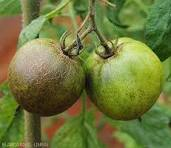
#> input picture data/images/acariose_bronzée/img_001.jpeg, 171 x 148 px; its folder holds only this picture in this run
$ python augment_images.py
#> lines starting #> are read from the running program, lines starting #| are printed output that depends on the picture
#> in process_disease_folder, img is the input picture: PIL image 171x148 RGB; mean R, G, B 111, 120.5, 60.2
"""
Augmentation des 34 images extraites du docx.
Chaque image originale génère ~15 variantes → ~500 images total.
Utilise uniquement Pillow + numpy (pas de dépendances supplémentaires).
"""

import os
import random
import numpy as np
from pathlib import Path
from PIL import Image, ImageEnhance, ImageFilter, ImageOps

random.seed(42)
np.random.seed(42)

# ── Chemins ───────────────────────────────────────────────────────────────────
BASE_DIR   = Path(r"c:\Users\Larissa CONSEIGA\agrolaafi\plant-disease")
IMG_DIR    = BASE_DIR / "data" / "images"
AUG_DIR    = BASE_DIR / "data" / "images_augmented"

TARGET_SIZE = (224, 224)   # taille standard MobileNetV2


# ── Transformations ───────────────────────────────────────────────────────────

def resize(img):
    return img.resize(TARGET_SIZE, Image.LANCZOS)
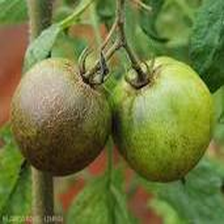
#> returned value: PIL image 224x224 RGB; mean R, G, B 111, 120.5, 60.2

def flip_horizontal(img):
    return ImageOps.mirror(img)

def flip_vertical(img):
    return ImageOps.flip(img)

def rotate(img, angle):
    return img.rotate(angle, expand=False, fillcolor=(0, 0, 0))

def brightness(img, factor):
    return ImageEnhance.Brightness(img).enhance(factor)

def contrast(img, factor):
    return ImageEnhance.Contrast(img).enhance(factor)

def saturation(img, factor):
    return ImageEnhance.Color(img).enhance(factor)

def sharpness(img, factor):
    return ImageEnhance.Sharpness(img).enhance(factor)

def blur(img, radius=1.5):
    return img.filter(ImageFilter.GaussianBlur(radius=radius))

def crop_zoom(img, factor=0.85):
    """Recadrage centré puis redimensionnement — simule un zoom."""
    w, h = img.size
#> w = 224; h = 224
    new_w, new_h = int(w * factor), int(h * factor)
#> new_w = 183; new_h = 183
    left   = (w - new_w) // 2
#> left = 20
    top    = (h - new_h) // 2
#> top = 20
    right  = left + new_w
#> right = 203
    bottom = top  + new_h
#> bottom = 203
    return img.crop((left, top, right, bottom)).resize((w, h), Image.LANCZOS)

def add_noise(img, strength=15):
    arr  = np.array(img).astype(np.int16)
    noise = np.random.randint(-strength, strength, arr.shape, dtype=np.int16)
    arr  = np.clip(arr + noise, 0, 255).astype(np.uint8)
    return Image.fromarray(arr)

def hue_shift(img, shift=20):
    """Décale la teinte de l'image HSV."""
    arr = np.array(img.convert("RGB")).astype(np.float32) / 255.0
    # Conversion RGB → HSV simplifiée via numpy
    r, g, b = arr[:,:,0], arr[:,:,1], arr[:,:,2]
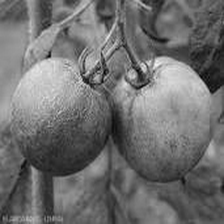
#> r: shape (224, 224) float32; min 0, max 0.949, mean 0.435
    mx  = np.max(arr, axis=2)
    mn  = np.min(arr, axis=2)
    df  = mx - mn + 1e-8
    h   = np.where(mx == r, (g - b) / df % 6,
          np.where(mx == g, (b - r) / df + 2,
                             (r - g) / df + 4)) / 6.0
    h   = (h + shift / 360.0) % 1.0
    with np.errstate(divide="ignore", invalid="ignore"):
        s = np.where(mx == 0, 0, df / mx)
    v   = mx
    # HSV → RGB
    i   = (h * 6).astype(int)
    f   = h * 6 - i
    p, q, t_ = v*(1-s), v*(1-f*s), v*(1-(1-f)*s)
    ri  = i % 6
    r2  = np.choose(ri, [v, q, p, p, t_, v])
    g2  = np.choose(ri, [t_, v, v, q, p, p])
    b2  = np.choose(ri, [p, p, t_, v, v, q])
    rgb = np.stack([r2, g2, b2], axis=2)
    return Image.fromarray((np.clip(rgb, 0, 1) * 255).astype(np.uint8))


# ── Pipeline d'augmentation ───────────────────────────────────────────────────

def augment_pipeline(img):
    """
    Retourne une liste de (suffixe, image_augmentée).
    15 variantes par image originale.
    """
    variants = []

    # 1. Flip horizontal
    variants.append(("flip_h",   flip_horizontal(img)))
    # 2. Flip vertical
    variants.append(("flip_v",   flip_vertical(img)))
    # 3-4. Rotations
    variants.append(("rot_15",   rotate(img,  15)))
    variants.append(("rot_m15",  rotate(img, -15)))
    variants.append(("rot_30",   rotate(img,  30)))
    variants.append(("rot_m30",  rotate(img, -30)))
    # 5-6. Luminosité
    variants.append(("bright_up",  brightness(img, 1.3)))
    variants.append(("bright_dn",  brightness(img, 0.7)))
    # 7-8. Contraste
    variants.append(("contrast_up", contrast(img, 1.4)))
    variants.append(("contrast_dn", contrast(img, 0.7)))
    # 9. Saturation
    variants.append(("sat_up",   saturation(img, 1.5)))
    # 10. Flou
    variants.append(("blur",     blur(img, 1.5)))
    # 11. Zoom
    variants.append(("zoom",     crop_zoom(img, 0.82)))
    # 12. Bruit
    variants.append(("noise",    add_noise(img, 20)))
    # 13. Décalage de teinte
    variants.append(("hue",      hue_shift(img, 25)))

    return variants


# ── Traitement ────────────────────────────────────────────────────────────────

def process_disease_folder(disease_folder: Path, out_base: Path):
    disease_name = disease_folder.name
    out_dir      = out_base / disease_name
    out_dir.mkdir(parents=True, exist_ok=True)

    images = list(disease_folder.glob("*.jpeg")) + list(disease_folder.glob("*.png")) \
           + list(disease_folder.glob("*.jpg"))

    total = 0
    for img_path in images:
        img = Image.open(img_path).convert("RGB")
        img = resize(img)

        # Copie de l'original redimensionné
        stem = img_path.stem
        img.save(out_dir / f"{stem}_orig.jpg", "JPEG", quality=90)
        total += 1

        # Variantes augmentées
        for suffix, aug_img in augment_pipeline(img):
            out_name = f"{stem}_{suffix}.jpg"
            aug_img.save(out_dir / out_name, "JPEG", quality=90)
            total += 1
#> this loop made 15 passes
#> after the loop, total = 16

    return total


def main():
    print("=== Augmentation des images ===\n")

    if not IMG_DIR.exists():
        print(f"ERREUR: dossier images introuvable: {IMG_DIR}")
        return

    disease_folders = [f for f in IMG_DIR.iterdir() if f.is_dir()]
    if not disease_folders:
        print("Aucun dossier de maladie trouvé.")
        return

    grand_total = 0
    for folder in sorted(disease_folders):
        count = process_disease_folder(folder, AUG_DIR)
#> count = 16
        print(f"  {folder.name:<40} {count:>3} images")
#|   acariose_bronzée                          16 images
        grand_total += count
#> grand_total = 16
#> pass 2 of the loop in main, `for folder in sorted(disease_folders):`:
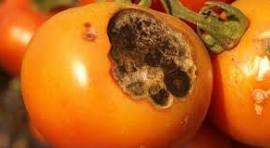
#> input picture data/images/alternariose/img_002.jpeg, 270 x 148 px
#> in process_disease_folder, img is the input picture: PIL image 270x148 RGB; mean R, G, B 187.6, 101.7, 27.5
#> in resize (call 2), `return img.resize(TARGET_SIZE, Image.LANCZOS)`:
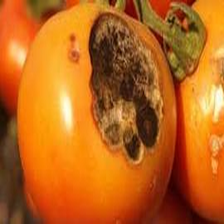
#> returned value: PIL image 224x224 RGB; mean R, G, B 187.6, 101.7, 27.6
#> in hue_shift (call 2), `r, g, b = arr[:,:,0], arr[:,:,1], arr[:,:,2]`:
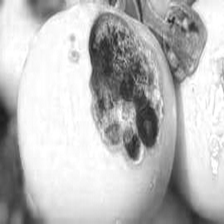
#> r: shape (224, 224) float32; min 0.106, max 1, mean 0.736
#> the loop in process_disease_folder (call 2), `for suffix, aug_img in augment_pipeline(img):` made 15 passes
#> (suffix, out_name) on passes 1 to 8: ('flip_h', 'img_002_flip_h.jpg'), ('flip_v', 'img_002_flip_v.jpg'), ('rot_15', 'img_002_rot_15.jpg'), ('rot_m15', 'img_002_rot_m15.jpg'), ('rot_30', 'img_002_rot_30.jpg'), ('rot_m30', 'img_002_rot_m30.jpg'), ('bright_up', 'img_002_bright_up.jpg'), ('bright_dn', 'img_002_bright_dn.jpg')

    print(f"\nTotal images augmentées : {grand_total}")
    print(f"Dossier de sortie       : {AUG_DIR}")


if __name__ == "__main__":
    main()
